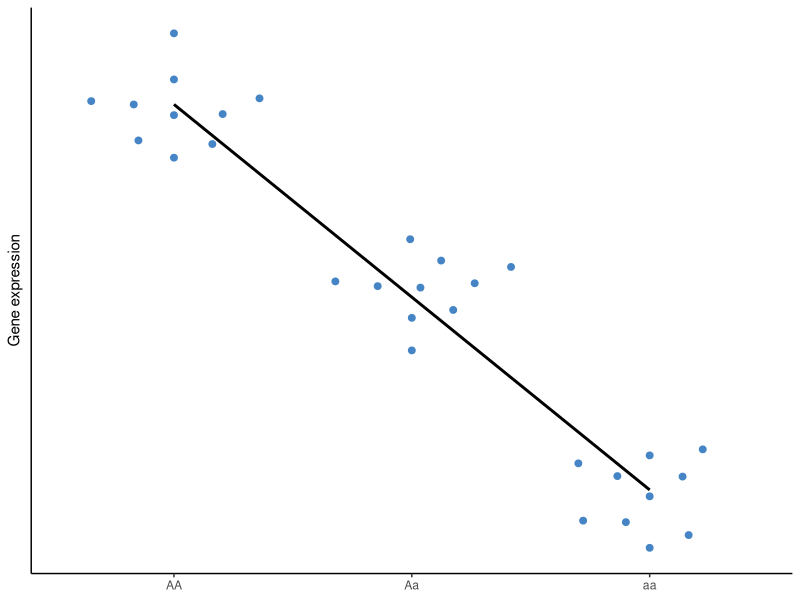
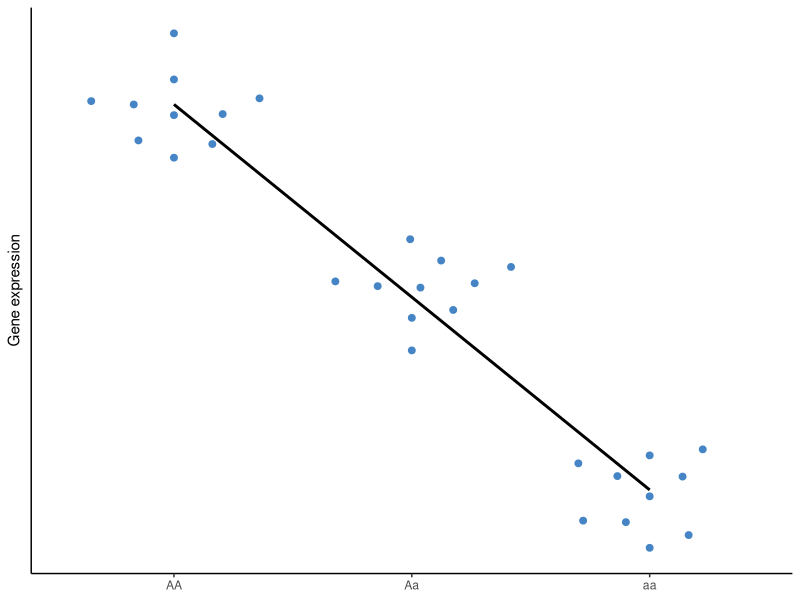

Reproduce these figures in R, in order.
## Make cartoon with simulated eQTL data for Figure 1a

library(tidyverse)
library(ggbeeswarm)

set.seed(47)

# simulate gene expression data for each genotype
AA <- rnorm(10, mean = 15)
Aa <- rnorm(10, mean = 10)
aa <- rnorm(10, mean = 5)

# combine into one table
genex <- tibble(AA, Aa, aa) %>% 
  pivot_longer(cols = everything(), names_to = "genotype", values_to = "expression") %>% 
  mutate(genotype = fct_inorder(genotype))

# make plot
ggplot(genex, aes(x = genotype, y = expression)) +
  geom_beeswarm(color = "#4685c5", cex = 6, size = 2) +
  geom_smooth(method = "lm", se = FALSE, aes(group = 1), color = "black") +
  labs(y = "Gene expression") +
  theme_classic() +
  theme(axis.title.x = element_blank(), axis.text.y = element_blank(),
        axis.ticks.y = element_blank())

ggsave(filename = "other_analyses/cartoons_fig1a/fig1a_eqtl.pdf", width = 2, height = 1.5)
